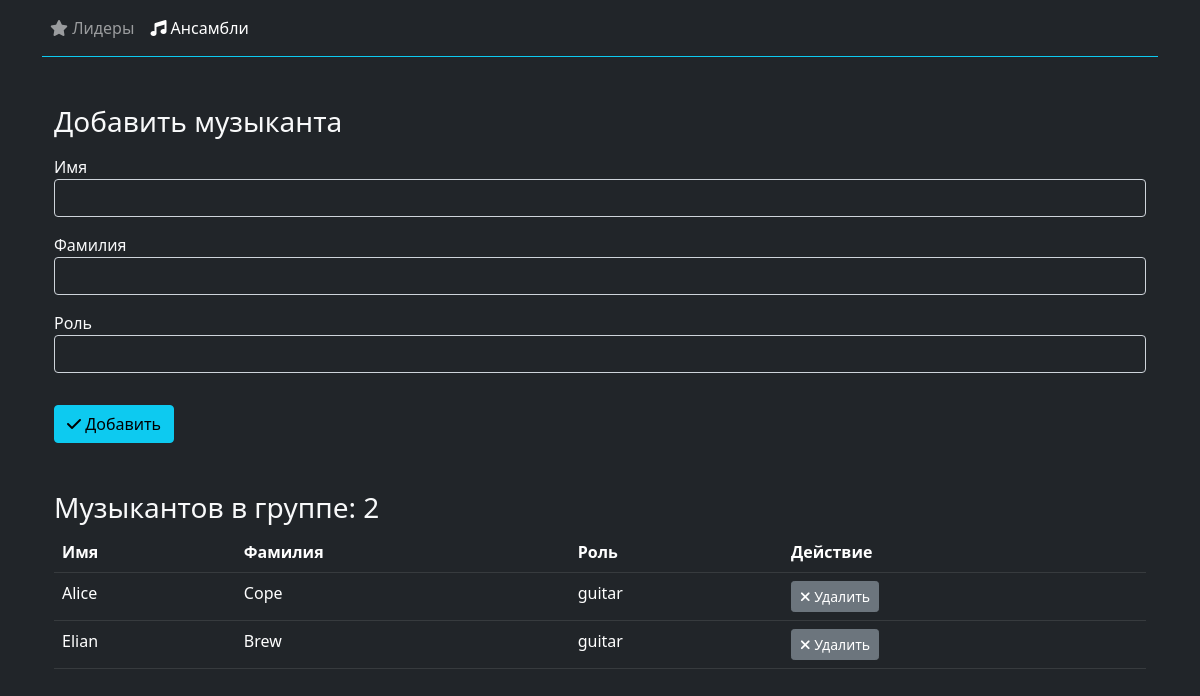
/add-musicians?ensemble_id=1, run on the app's committed database.
### models.py (models this page shows)
class Musician(db.Model):
    id = db.Column(db.Integer, primary_key=True, autoincrement=True)
    firstname = db.Column(db.String(80), nullable=False)
    lastname = db.Column(db.String(80), nullable=False)
    role = db.Column(db.String(80), nullable=False)
    ensemble_id = db.Column(db.Integer, db.ForeignKey('ensemble.id'), nullable=False)
    ensemble = db.relationship('Ensemble',
                               backref=db.backref('musician', lazy='dynamic'))

### app.py (the view, shortened to what this page needs)
@app.route('/add-musicians', methods=["GET", "POST"])
def add_musicians():
    ensemble_id = request.args.get('ensemble_id')
    musicians = Musician.query.filter_by(ensemble_id=ensemble_id).all()
    delete_id = request.args.get("delete_id")
    ensemble = Ensemble.query.filter_by(id=ensemble_id).first()
    if delete_id:
        musician = Musician.query.filter_by(id=delete_id).first()
        db.session.delete(musician)
        db.session.commit()
        return redirect('/add-musicians?ensemble_id=' + ensemble_id)
    return render_template('add_musicians.html', musicians=musicians, ensemble_id=ensemble_id,
                           ensemble_name=ensemble.name, musicians_len=len(musicians))

### templates/add_musicians.html (shortened to what this page needs)
<!doctype html>
<html lang="en">
<head>
    <link href="https://cdn.jsdelivr.net/npm/bootstrap@5.0.0-beta1/dist/css/bootstrap.min.css" rel="stylesheet"
>
</head>
<body style="background-color:#212529 !important">
<div class="container">
    <nav class="navbar navbar-expand-sm bg-dark navbar-dark border-bottom border-info">
        <ul class="navbar-nav ">
             <li class="nav-item">
                 <a class="nav-link" href="/"><i class="fa fa-star" aria-hidden="true"></i></i> Лидеры</a>
            </li>
            <li class="nav-item">
                <a class="nav-link active ml-2" href="/ensembles"><i class="fa fa-music" aria-hidden="true"></i> Ансамбли</a>
            </li>
        </ul>
    </nav>
<div class="container">
    <h3 class="text-light mt-5" >Добавить музыканта</h3>
    <form action="/add-musicians" method="post">
       <div class="form-group mt-3">
                <label class="text-light" for="firstname">Имя</label>
                <input class="form-control bg-dark text-muted" type="text" name="firstname" id="firstname" required>
       </div>
        <div class="form-group mt-3">
                <label class="text-light" for="lastname">Фамилия</label>
                <input class="form-control bg-dark text-muted" type="text" name="lastname" id="lastname" required>
        </div>
        <div class="form-group mt-3">
                <label class="text-light" for="role">Роль</label>
                <input class="form-control bg-dark text-muted" type="text" name="role" id="role" required>
        </div>
        <div class="form-group mt-3">
          <button type="submit" class="btn btn-info mt-3"><i class="fa fa-check" aria-hidden="true"></i> Добавить</button>
        </div>
    </form>
    <h3 class="text-light mt-5"> Музыкантов в группе: {{ musicians_len }}</h3>
    <table class="table table-dark">
        <tr>
            <th>Имя</th>
            <th>Фамилия</th>
            <th>Роль</th>
            <th>Действие</th>
        </tr>
        {% for musician in musicians %}
        <tr>
            <td>{{ musician.firstname }}</td>
            <td>{{ musician.lastname }}</td>
            <td>{{ musician.role }}</td>
            <td><a class="btn btn-sm btn-secondary" href="/add-musicians?ensemble_id={{ ensemble_id }}&delete_id={{ musician.id }}"><i class="fa fa-times" aria-hidden="true"></i> Удалить</a></td>
        </tr>
        {% endfor %}
    </table>
</div>
</body>
</html>

### data on the page
Musician: firstname "Alice", lastname "Cope", role "guitar"
Musician: firstname "Elian", lastname "Brew", role "guitar"

### other printed values
{{ musicians_len }} "2"
